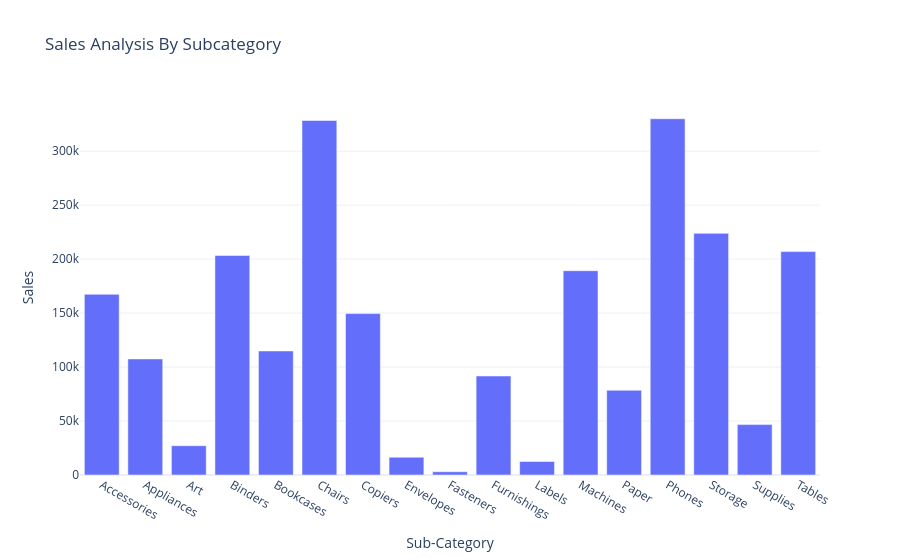

Notebook code for this chart:
### Code cell
fig = px.bar(sales_by_subcategory, 
             x='Sub-Category', 
             y='Sales', 
             title="Sales Analysis By Subcategory")
fig.show()

### Figure 1 — Plotly figure (JSON) as saved in the notebook; plotly's stock layout.template omitted (floating-point values rounded to 4 significant figures)
{"data": [{"hovertemplate": "Sub-Category=%{x}<br>Sales=%{y}<extra></extra>", "legendgroup": "", "marker": {"color": "#636efa", "pattern": {"shape": ""}}, "name": "", "orientation": "v", "showlegend": false, "textposition": "auto", "type": "bar", "x": ["Accessories", "Appliances", "Art", "Binders", "Bookcases", "Chairs", "Copiers", "Envelopes", "Fasteners", "Furnishings", "Labels", "Machines", "Paper", "Phones", "Storage", "Supplies", "Tables"], "xaxis": "x", "y": [167400.0, 107500.0, 27120.0, 203400.0, 114900.0, 328400.0, 149500.0, 16480.0, 3024.0, 91710.0, 12490.0, 189200.0, 78480.0, 330000.0, 223800.0, 46670.0, 207000.0], "yaxis": "y"}], "layout": {"barmode": "relative", "legend": {"tracegroupgap": 0}, "title": {"text": "Sales Analysis By Subcategory"}, "xaxis": {"anchor": "y", "domain": [0, 1], "title": {"text": "Sub-Category"}}, "yaxis": {"anchor": "x", "domain": [0, 1], "title": {"text": "Sales"}}}}
